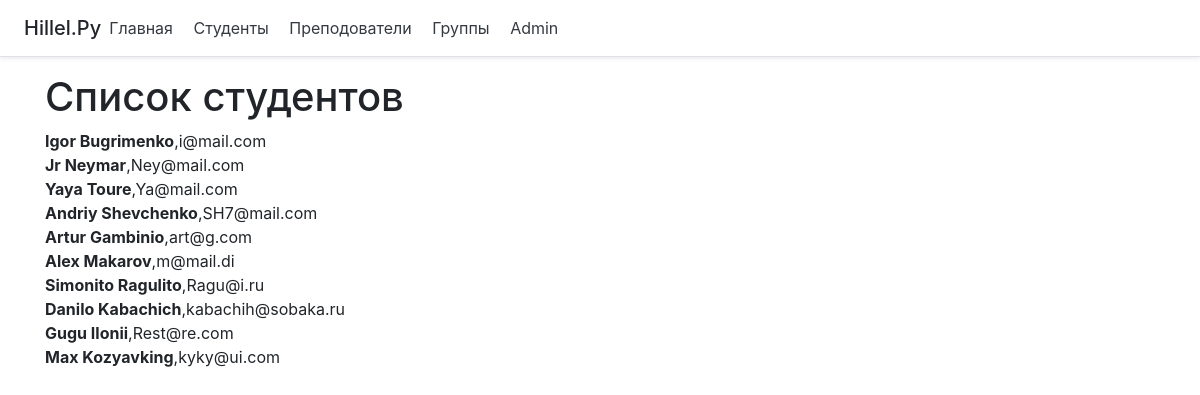
Page /student on the committed database.
### main/models.py (models this page shows)
class Student(models.Model):
    student_id = models.AutoField(primary_key=True)
    first_name = models.CharField(max_length=100)
    last_name = models.CharField(max_length=100)
    email = models.EmailField(max_length=250)

### main/views.py (the view)
# urls.py: path('student', views.show_student, name='student'),
def show_student(request):
    students = Student.objects.all().order_by()
    return render(request, 'main/students.html', {'title': 'Студенты', 'students': students})

### main/templates/main/students.html (shortened to what this page needs)
{%extends 'main/base.html'%}
{% block content%}
<h1> Список студентов  </h1>
{% for student in students %}
    <div>
        <b>{{ student.first_name }} {{ student.last_name}}</b>,{{ student.email }}
    </div>
    {% endfor %}
{% endblock %}

### main/templates/main/base.html (shortened to what this page needs)
<!DOCTYPE html>
<html lang="en">
<head>
    <link rel= "stylesheet" href="https://stackpath.bootstrapcdn.com/bootstrap/4.5.2/css/bootstrap.min.css">
</head>
<body>
<header class="d-flex flex-column flex-md-row align-items-center p-3 px-md-4 mb-3 bg-white border-bottom shadow-sm">
  <p class="h5 my-0 me-md-auto fw-normal">Hillel.Py</p>
  <nav class="my-2 my-md-0 me-md-3">
    <a class="p-2 text-dark" href="/">Главная</a>
    <a class="p-2 text-dark" href="{%url 'student'%}">Студенты</a>
      <a class="p-2 text-dark" href="{%url 'lector'%}">Преподователи</a>
      <a class="p-2 text-dark" href="{%url 'group'%}">Группы</a>
      <a class="p-2 text-dark" href="admin">Admin</a>
</header>
<div class="container">
   {% block content  %}{% endblock %}
    </div>
</body>
</html>

### rows in the picture
Student: first_name "Igor", last_name "Bugrimenko", email "i@mail.com"
Student: first_name "Jr", last_name "Neymar", email "Ney@mail.com"
Student: first_name "Yaya", last_name "Toure", email "Ya@mail.com"
Student: first_name "Andriy", last_name "Shevchenko", email "SH7@mail.com"
Student: first_name "Artur", last_name "Gambinio", email "art@g.com"
Student: first_name "Alex", last_name "Makarov", email "m@mail.di"
Student: first_name "Simonito", last_name "Ragulito", email "Ragu@i.ru"
Student: first_name "Danilo", last_name "Kabachich", email "kabachih@sobaka.ru"
Student: first_name "Gugu", last_name "Ilonii", email "Rest@re.com"
Student: first_name "Max", last_name "Kozyavking", email "kyky@ui.com"
